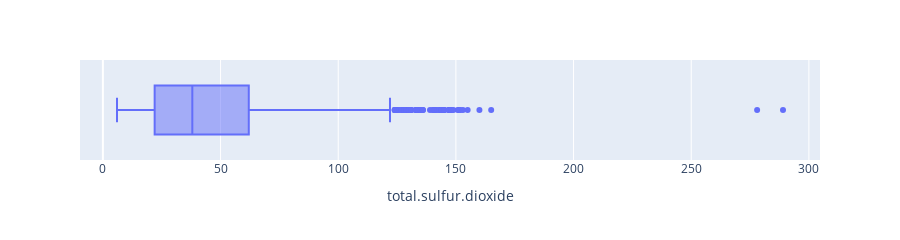

Notebook cell for this chart:
### Code cell
import plotly.express as px

fig1 = px.box(df, x="total.sulfur.dioxide", height=200)
fig1.show()

fig2 = px.histogram(
    df,
    x="total.sulfur.dioxide",
    color="total.sulfur.dioxide_outlier",
    title="total.sulfur.dioxide<br><sup>Rojo = outlier</sup>",
)
fig2.update_layout(showlegend=False)
fig2.show()

### Figure 1 — Plotly figure (JSON) as saved in the notebook; plotly's stock layout.template omitted (floating-point values rounded to 4 significant figures; data arrays with more than 128 entries replaced by an {"elided": "..."} marker saying what was removed)
{"data": [{"alignmentgroup": "True", "hovertemplate": "total.sulfur.dioxide=%{x}<extra></extra>", "legendgroup": "", "marker": {"color": "#636efa"}, "name": "", "notched": false, "offsetgroup": "", "orientation": "h", "showlegend": false, "type": "box", "x": {"elided": "1599 float values"}, "x0": " ", "xaxis": "x", "y0": " ", "yaxis": "y"}], "layout": {"boxmode": "group", "height": 200, "legend": {"tracegroupgap": 0}, "margin": {"t": 60}, "xaxis": {"anchor": "y", "domain": [0, 1], "title": {"text": "total.sulfur.dioxide"}}, "yaxis": {"anchor": "x", "domain": [0, 1]}}}
